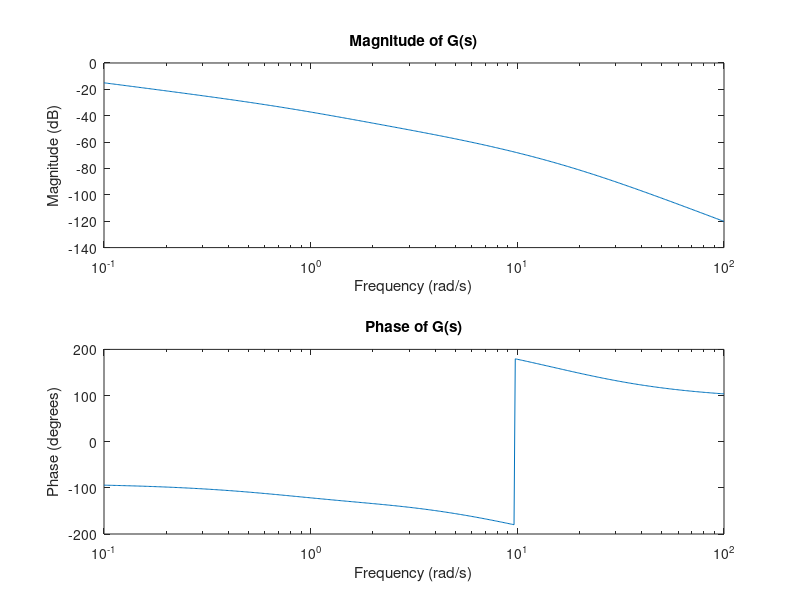

The MATLAB source for this figure:
% Parameters for the system
k = 1;  % Example gain (you can modify this value)
omega = logspace(-1, 2, 500);  % Frequency range for log scale
s = 1j * omega;  % s = j*omega (complex frequency)

% Define the transfer function G(s)
numerator = k * (s + 2) .* (s + 10);
denominator = s .* (s + 1) .* (s + 5) .* (s + 15).^2;
G_s = numerator ./ denominator;

% Calculate magnitude and phase
magnitude = abs(G_s);
phase = angle(G_s);

% Plot magnitude and phase
figure;

% Magnitude plot
subplot(2,1,1);
semilogx(omega, 20*log10(magnitude));  % Magnitude in dB
xlabel('Frequency (rad/s)');
ylabel('Magnitude (dB)');
title('Magnitude of G(s)');

% Phase plot
subplot(2,1,2);
semilogx(omega, rad2deg(phase));  % Phase in degrees
xlabel('Frequency (rad/s)');
ylabel('Phase (degrees)');
title('Phase of G(s)');

